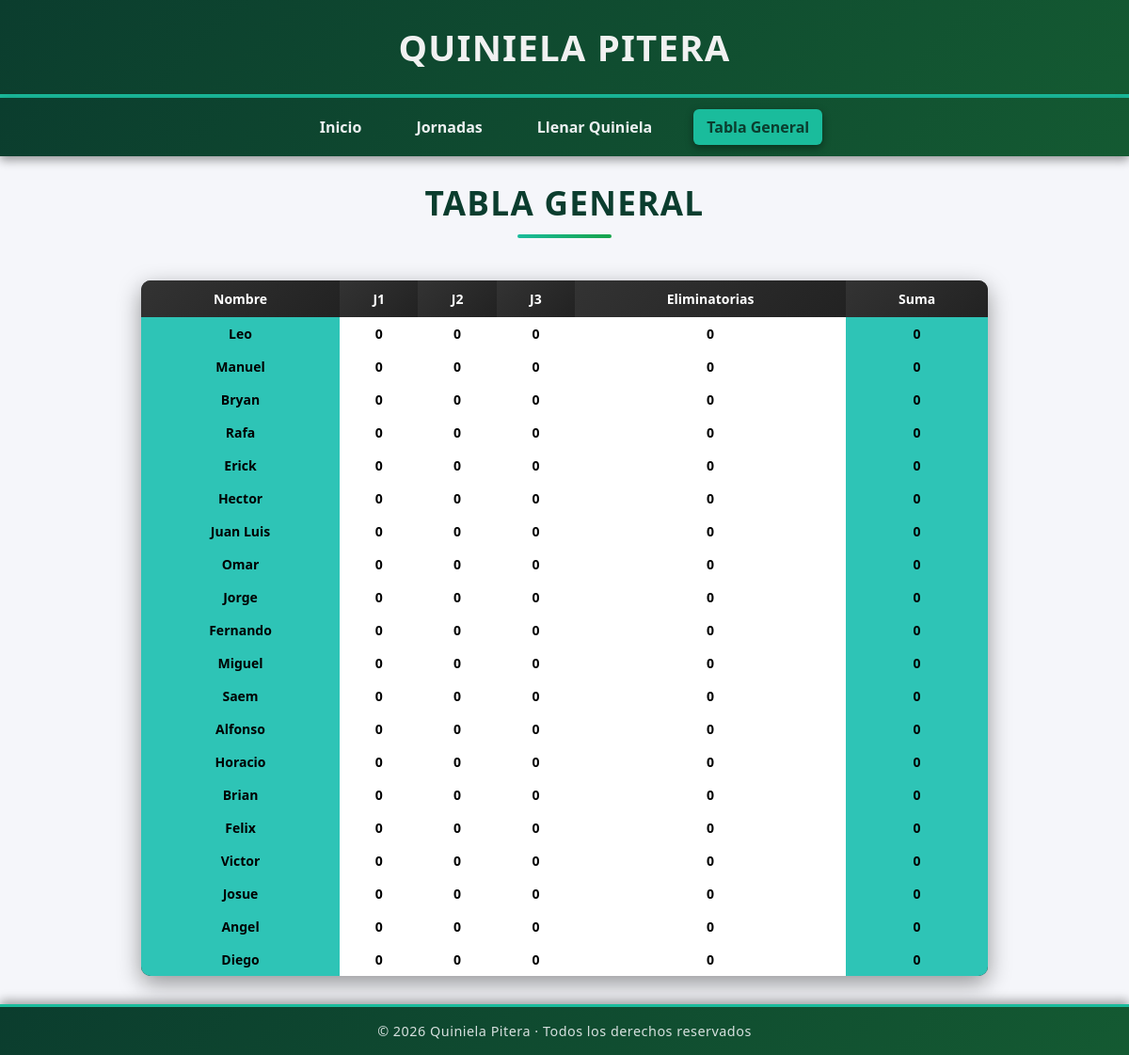
Screenshot of /tabla_general/ with the database file from the repository.
### tabla_general/models.py (models this page shows, shortened)
class Jornadas(models.Model):
    nombre = models.CharField(max_length=25)
    j1 = models.IntegerField(default = 0)
    j2 = models.IntegerField(default = 0)
    j3 = models.IntegerField(default = 0)
    j4 = models.IntegerField(default = 0)
    j5 = models.IntegerField(default = 0)
    j6 = models.IntegerField(default = 0)
    j7 = models.IntegerField(default = 0)
    j8 = models.IntegerField(default = 0)
    j9 = models.IntegerField(default = 0)
    j10 = models.IntegerField(default = 0)
    j11 = models.IntegerField(default = 0)
    j12 = models.IntegerField(default = 0)
    j13 = models.IntegerField(default = 0)
    j14 = models.IntegerField(default = 0)
    j15 = models.IntegerField(default = 0)
    j16 = models.IntegerField(default = 0)
    j17 = models.IntegerField(default = 0)
    suma_j = models.IntegerField(blank=True, null=True)
    suma_j_c = models.IntegerField(blank=True, null=True)
    class Meta:
        verbose_name = 'Jornada'
        verbose_name_plural = 'Jornadas'

### tabla_general/views.py (the view)
# urls.py: path('tabla_general/', include('tabla_general.urls')),
def tabla_general(request):
    jornadas = Jornadas.objects.all().order_by('-suma_j', 'suma_j_c')
    return render(request, 'tabla_general/tabla_general.html', {'jornadas': jornadas, 'page':'tabla_general', "j_range": range(1, 5)})

### principal/templatetags/custom_tags.py (called while the page is built, shortened)
@register.filter
def valor_clase(valor):
    if valor is None:
        return "v-0"
    try:
        valor = int(valor)
    except (ValueError, TypeError):
        return "v-0"
    if valor == 0:
        return "v-0"

### tabla_general/templates/tabla_general/tabla_general.html
{% extends "principal/base.html" %}
{% load custom_tags %}
{% block content %}
<h1 class="page-title">Tabla General</h1>
    <div class="tabla-wrapper">
        <div class="table-responsive">
            <table class="table-jornadas">
            <tr>
                <th>Nombre</th>
                {% for i in j_range %}
                    {% if i != 4 %}
                        <th>J{{ i }}</th>
                    {% else %}
                        <th>Eliminatorias</th>
                    {% endif %}
                {% endfor %}
                <th>Suma</th>
            </tr>
            {% for jornada in jornadas %}
            <tr>
                <td class="col-nombre">{{ jornada.nombre }}</td>
                <td class="{{ jornada.j1|valor_clase }}">{{ jornada.j1 }}</td>
                <td class="{{ jornada.j2|valor_clase }}">{{ jornada.j2 }}</td>
                <td class="{{ jornada.j3|valor_clase }}">{{ jornada.j3 }}</td>
                <td class="{{ jornada.j4|valor_clase }}">{{ jornada.j4 }}</td>
                <td class="col-suma">{{ jornada.suma_j }}</td>
            </tr>
            {% endfor %}
        </table>
    </div>
</div>
{% endblock %}

### principal/templates/principal/base.html (style rules this page uses)
html, body { margin: 0; padding: 0; }
body { min-height: 100vh; display: flex; flex-direction: column; }
* { box-sizing: border-box; }
html, body { margin: 0; padding: 0; font-family: 'Segoe UI', Roboto, sans-serif; background-color: #f5f6fa; }
.page-title { text-align: center; color: #0b3d2e; font-size: 2.4rem; margin-bottom: 10px; }
.table-jornadas { align-items: center; justify-content: center; margin: 30px auto; border-collapse: collapse; font-size: 14px; min-width: 900px; background: #1e1e1e; border-radius: 10px; overflow: hidden; box-shadow: 0 8px 25px rgba(0,0,0,.4); }
.table-jornadas th { background: linear-gradient(135deg, #333, #222); color: #fff; padding: 10px; text-align: center; font-weight: bold; }
.table-jornadas td { padding: 8px; text-align: center; font-weight: bold; transition: all 0.3s ease; }
.tabla-wrapper { display: flex; justify-content: center; width: 100%; }
.col-nombre, .col-suma { background: #2ec4b6; color: #000; font-weight: bold; }
.v-0 { background: #ffffff; color: #000; }
.page-title { text-align: center; margin: 30px auto 20px; font-family: 'Segoe UI', Roboto, sans-serif; font-size: 2.4rem; font-weight: 800; letter-spacing: 1.5px; text-transform: uppercase; color: #0b3d2e; position: relative; }
.page-title::after { content: ""; display: block; width: 120px; height: 4px; margin: 10px auto 0; background: linear-gradient(90deg, #1abc9c, #16a34a); border-radius: 2px; }
.page-title { text-align: center; margin: 25px 0 15px; font-family: 'Segoe UI', Roboto, sans-serif; font-size: 2.2rem; font-weight: 800; text-transform: uppercase; letter-spacing: 1.3px; color: #0b3d2e; }
.page-title::after { content: ""; display: block; width: 100px; height: 4px; margin: 10px auto 0; background: linear-gradient(90deg, #1abc9c, #16a34a); border-radius: 3px; }

### rows the page displays
Jornadas: nombre "Leo", j1 "0", j2 "0", j3 "0", j4 "0", suma_j "0"
Jornadas: nombre "Manuel", j1 "0", j2 "0", j3 "0", j4 "0", suma_j "0"
Jornadas: nombre "Bryan", j1 "0", j2 "0", j3 "0", j4 "0", suma_j "0"
Jornadas: nombre "Rafa", j1 "0", j2 "0", j3 "0", j4 "0", suma_j "0"
Jornadas: nombre "Erick", j1 "0", j2 "0", j3 "0", j4 "0", suma_j "0"
Jornadas: nombre "Hector", j1 "0", j2 "0", j3 "0", j4 "0", suma_j "0"
Jornadas: nombre "Juan Luis", j1 "0", j2 "0", j3 "0", j4 "0", suma_j "0"
Jornadas: nombre "Omar", j1 "0", j2 "0", j3 "0", j4 "0", suma_j "0"
Jornadas: nombre "Jorge", j1 "0", j2 "0", j3 "0", j4 "0", suma_j "0"
Jornadas: nombre "Fernando", j1 "0", j2 "0", j3 "0", j4 "0", suma_j "0"
Jornadas: nombre "Miguel", j1 "0", j2 "0", j3 "0", j4 "0", suma_j "0"
Jornadas: nombre "Saem", j1 "0", j2 "0", j3 "0", j4 "0", suma_j "0"
Jornadas: nombre "Alfonso", j1 "0", j2 "0", j3 "0", j4 "0", suma_j "0"
Jornadas: nombre "Horacio", j1 "0", j2 "0", j3 "0", j4 "0", suma_j "0"
Jornadas: nombre "Brian", j1 "0", j2 "0", j3 "0", j4 "0", suma_j "0"
Jornadas: nombre "Felix", j1 "0", j2 "0", j3 "0", j4 "0", suma_j "0"
Jornadas: nombre "Victor", j1 "0", j2 "0", j3 "0", j4 "0", suma_j "0"
Jornadas: nombre "Josue", j1 "0", j2 "0", j3 "0", j4 "0", suma_j "0"
Jornadas: nombre "Angel", j1 "0", j2 "0", j3 "0", j4 "0", suma_j "0"
Jornadas: nombre "Diego", j1 "0", j2 "0", j3 "0", j4 "0", suma_j "0"

### other values shown
{{ i }} "1" "2" "3"
